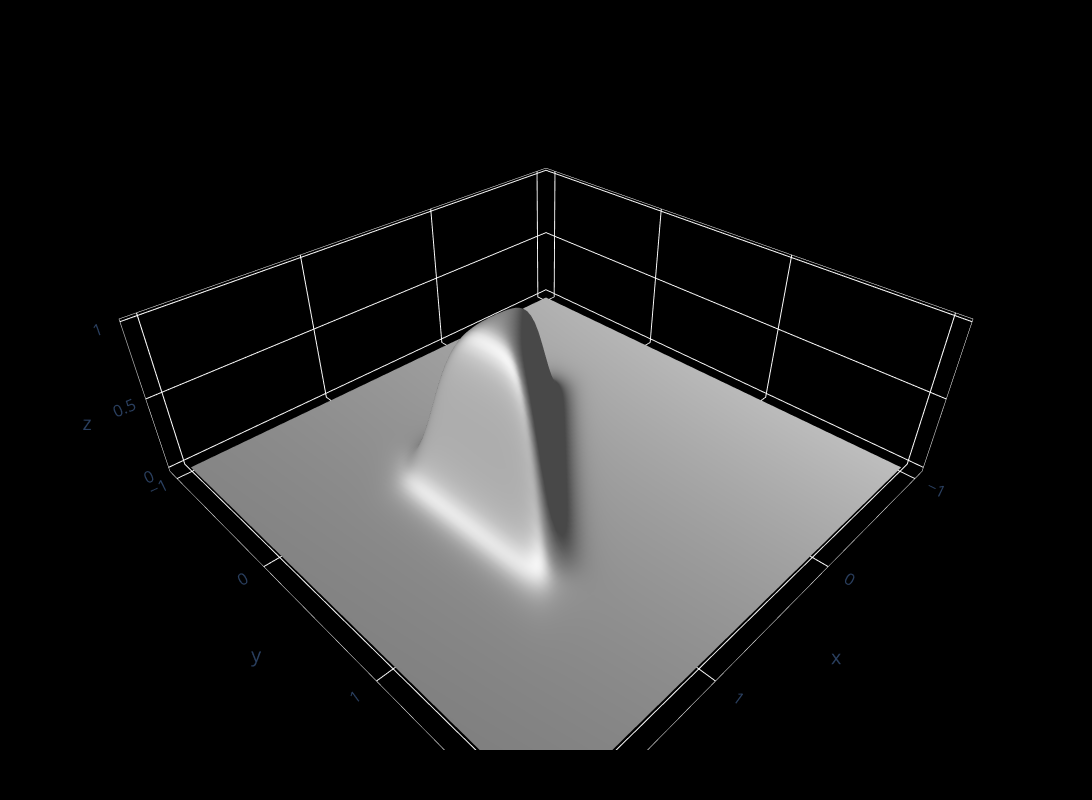

Notebook source saved alongside this figure:
### Code cell
# Creating triangle from 3 semi-planes
k= 1/16
h1 = HalfPlane2D(0,0,1,0,k=k)
h2 = HalfPlane2D(1,0,1,1,k=k)
h3 = HalfPlane2D(1,1,0,0,k=k)
h = h1 & h2 & h3
l = 1.5
domain = [-1,2,-1,2]
r3d.plot_data([r3d.function_graph(h.get_lambda(),domain=domain)])

### Figure 1 — Plotly figure (JSON) as saved in the notebook; plotly's stock layout.template omitted (floating-point values rounded to 4 significant figures; data arrays with more than 128 entries replaced by an {"elided": "..."} marker saying what was removed)
{"data": [{"colorscale": [[0, "rgb(180,180,180)"], [1, "rgb(180,180,180)"]], "lighting": {"ambient": 0.4, "diffuse": 0.6, "roughness": 0.4, "specular": 0.14}, "lightposition": {"x": 10000, "y": 10000, "z": 50}, "opacity": 1, "showscale": false, "type": "surface", "x": {"elided": "100x100 float values"}, "y": {"elided": "100x100 float values"}, "z": {"elided": "100x100 float values"}}], "layout": {"autosize": false, "height": 800, "margin": {"b": 50, "l": 10, "r": 10, "t": 50}, "paper_bgcolor": "#000", "scene": {"aspectmode": "data", "aspectratio": {"x": 1.449, "y": 1.449, "z": 0.4761}, "xaxis": {"mirror": true, "nticks": 4, "showbackground": false, "showline": true, "showticklabels": true, "tickfont": {"size": 14}, "title": {"font": {"size": 20}}, "type": "linear", "zeroline": true}, "yaxis": {"mirror": true, "nticks": 4, "showbackground": false, "showline": true, "showticklabels": true, "tickfont": {"size": 14}, "title": {"font": {"size": 20}}, "type": "linear", "zeroline": true}, "zaxis": {"mirror": true, "nticks": 4, "showbackground": false, "showline": true, "showticklabels": true, "tickfont": {"size": 14}, "title": {"font": {"size": 20}}, "type": "linear", "zeroline": true}}, "showlegend": false, "width": 1200}}
